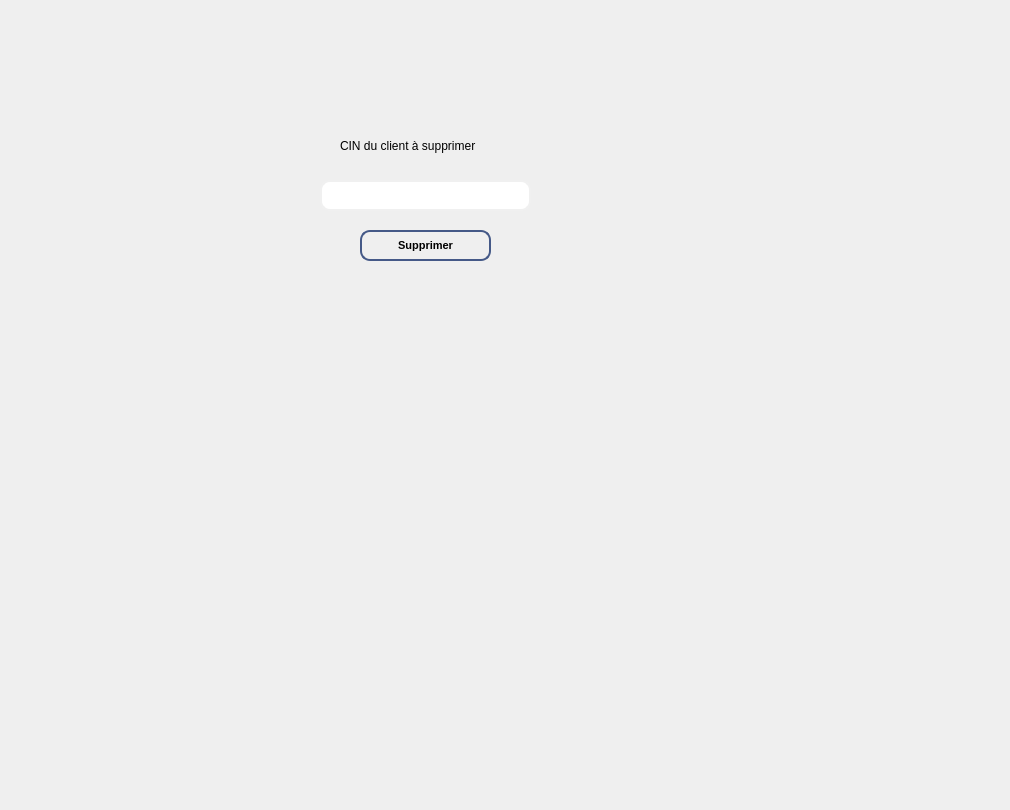
      <widget class="QWidget" name="tab_133">
       <attribute name="title">
        <string>Supprimer un patient</string>
       </attribute>
       <widget class="QLabel" name="label_179">
        <property name="geometry">
         <rect>
          <x>340</x>
          <y>130</y>
          <width>191</width>
          <height>31</height>
         </rect>
        </property>
        <property name="styleSheet">
         <string notr="true">
font: 87 8pt &quot;Segoe UI Black&quot;,rgb(0, 0, 0);</string>
        </property>
        <property name="text">
         <string>CIN du client à supprimer</string>
        </property>
       </widget>
       <widget class="QLineEdit" name="linecin_3_NOUR_4">
        <property name="geometry">
         <rect>
          <x>320</x>
          <y>180</y>
          <width>211</width>
          <height>31</height>
         </rect>
        </property>
        <property name="styleSheet">
         <string notr="true">QLineEdit {
  background-color: qlineargradient(x1: 0, y1: 0, x2: 0, y2: 1,
                                      stop: 0 #455987, stop: 1 #4d8fac);
  border: 2px solid #f0f0f0;
  border-radius: 10px;
  color: #ffffff;
  padding: 8px 16px;
  transition: all 0.3s ease-in-out;
}

QLineEdit:hover {
  background-color: qlineargradient(x1: 0, y1: 0, x2: 0, y2: 1,
                                      stop: 0 #4d8fac, stop: 1 #455987);
  border-color: #ffffff;
}

QLineEdit:focus {
  background-color: qlineargradient(x1: 0, y1: 0, x2: 0, y2: 1,
                                      stop: 0 #4d8fac, stop: 1 #455987);
  border-color: #ffffff;
  box-shadow: 0 0 10px #4d8fac;
}
</string>
        </property>
       </widget>
       <widget class="QPushButton" name="pushButton_2_NOUR_4">
        <property name="geometry">
         <rect>
          <x>360</x>
          <y>230</y>
          <width>131</width>
          <height>31</height>
         </rect>
        </property>
        <property name="styleSheet">
         <string notr="true">QPushButton {
    background: qlineargradient(x1: 0, y1: 0, x2: 0, y2: 1,
                                stop: 0 #F5DEB3, stop: 0.5 #D2B48C, stop: 1.0 #F5DEB3);
    border: 2px solid #455987;
    border-radius: 10px;
    padding: 5px 10px;
    font-size: 11px; 
    font-weight: bold;
    color: #000000;
    text-shadow: 1px 1px #FFFFFF;
    box-shadow: 1px 1px 3px rgba(0, 0, 0, 0.25);
}

QPushButton:hover {
    background: qlineargradient(x1: 0, y1: 0, x2: 0, y2: 1,
                                stop: 0 #D2B48C, stop: 0.5 #F5DEB3, stop: 1.0 #F5DEB3);
    border: 2px solid #455987;
    text-shadow: 1px 1px #FFFFFF;
}
</string>
        </property>
        <property name="text">
         <string>Supprimer</string>
        </property>
       </widget>
       <widget class="QLabel" name="label_213">
        <property name="geometry">
         <rect>
          <x>-30</x>
          <y>-50</y>
          <width>1001</width>
          <height>801</height>
         </rect>
        </property>
        <property name="text">
         <string/>
        </property>
        <property name="pixmap">
         <pixmap>:/Plan de travail 1@3x.png</pixmap>
        </property>
       </widget>
       <zorder>label_213</zorder>
       <zorder>label_179</zorder>
       <zorder>linecin_3_NOUR_4</zorder>
       <zorder>pushButton_2_NOUR_4</zorder>
      </widget>
